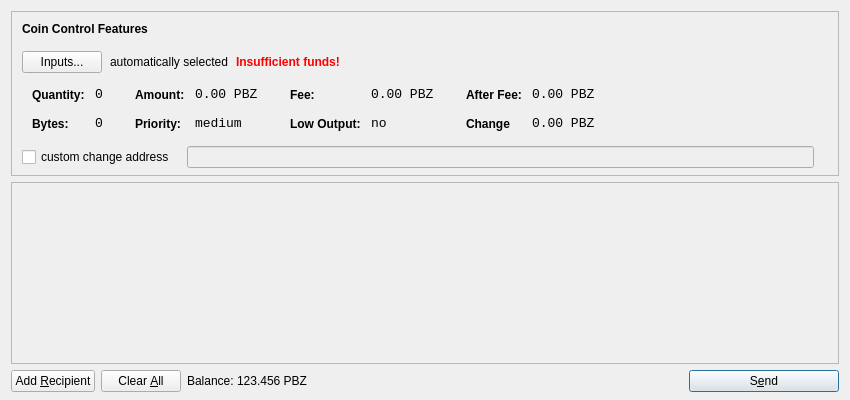
<?xml version="1.0" encoding="UTF-8"?>
<ui version="4.0">
 <class>SendCoinsDialog</class>
 <widget class="QDialog" name="SendCoinsDialog">
  <property name="geometry">
   <rect>
    <x>0</x>
    <y>0</y>
    <width>850</width>
    <height>400</height>
   </rect>
  </property>
  <property name="windowTitle">
   <string>Send Coins</string>
  </property>
  <layout class="QVBoxLayout" name="verticalLayout" stretch="0,1,0">
   <property name="bottomMargin">
    <number>8</number>
   </property>
   <item>
    <widget class="QFrame" name="frameCoinControl">
     <property name="sizePolicy">
      <sizepolicy hsizetype="Expanding" vsizetype="Expanding">
       <horstretch>0</horstretch>
       <verstretch>0</verstretch>
      </sizepolicy>
     </property>
     <property name="maximumSize">
      <size>
       <width>16777215</width>
       <height>16777215</height>
      </size>
     </property>
     <property name="frameShape">
      <enum>QFrame::StyledPanel</enum>
     </property>
     <property name="frameShadow">
      <enum>QFrame::Sunken</enum>
     </property>
     <layout class="QVBoxLayout" name="verticalLayoutCoinControl2">
      <property name="spacing">
       <number>-1</number>
      </property>
      <property name="leftMargin">
       <number>0</number>
      </property>
      <property name="topMargin">
       <number>0</number>
      </property>
      <property name="rightMargin">
       <number>0</number>
      </property>
      <property name="bottomMargin">
       <number>6</number>
      </property>
      <item>
       <layout class="QVBoxLayout" name="verticalLayoutCoinControl" stretch="0,0,0,0,1">
        <property name="spacing">
         <number>0</number>
        </property>
        <property name="leftMargin">
         <number>10</number>
        </property>
        <property name="topMargin">
         <number>10</number>
        </property>
        <item>
         <layout class="QHBoxLayout" name="horizontalLayoutCoinControl1">
          <property name="bottomMargin">
           <number>15</number>
          </property>
          <item>
           <widget class="QLabel" name="labelCoinControlFeatures">
            <property name="sizePolicy">
             <sizepolicy hsizetype="Preferred" vsizetype="Maximum">
              <horstretch>0</horstretch>
              <verstretch>0</verstretch>
             </sizepolicy>
            </property>
            <property name="font">
             <font>
              <weight>75</weight>
              <bold>true</bold>
             </font>
            </property>
            <property name="styleSheet">
             <string notr="true">font-weight:bold;</string>
            </property>
            <property name="text">
             <string>Coin Control Features</string>
            </property>
           </widget>
          </item>
         </layout>
        </item>
        <item>
         <layout class="QHBoxLayout" name="horizontalLayoutCoinControl2" stretch="0,0,0,0">
          <property name="spacing">
           <number>8</number>
          </property>
          <property name="bottomMargin">
           <number>10</number>
          </property>
          <item>
           <widget class="QPushButton" name="pushButtonCoinControl">
            <property name="styleSheet">
             <string notr="true"/>
            </property>
            <property name="text">
             <string>Inputs...</string>
            </property>
           </widget>
          </item>
          <item>
           <widget class="QLabel" name="labelCoinControlAutomaticallySelected">
            <property name="text">
             <string>automatically selected</string>
            </property>
            <property name="margin">
             <number>5</number>
            </property>
           </widget>
          </item>
          <item>
           <widget class="QLabel" name="labelCoinControlInsuffFunds">
            <property name="font">
             <font>
              <weight>75</weight>
              <bold>true</bold>
             </font>
            </property>
            <property name="styleSheet">
             <string notr="true">color:red;font-weight:bold;</string>
            </property>
            <property name="text">
             <string>Insufficient funds!</string>
            </property>
            <property name="margin">
             <number>5</number>
            </property>
           </widget>
          </item>
          <item>
           <spacer name="horizontalSpacerCoinControl">
            <property name="orientation">
             <enum>Qt::Horizontal</enum>
            </property>
            <property name="sizeHint" stdset="0">
             <size>
              <width>40</width>
              <height>1</height>
             </size>
            </property>
           </spacer>
          </item>
         </layout>
        </item>
        <item>
         <widget class="QWidget" name="widgetCoinControl" native="true">
          <property name="sizePolicy">
           <sizepolicy hsizetype="Preferred" vsizetype="Preferred">
            <horstretch>0</horstretch>
            <verstretch>0</verstretch>
           </sizepolicy>
          </property>
          <property name="minimumSize">
           <size>
            <width>0</width>
            <height>0</height>
           </size>
          </property>
          <property name="styleSheet">
           <string notr="true"/>
          </property>
          <layout class="QHBoxLayout" name="horizontalLayoutCoinControl5">
           <property name="margin">
            <number>0</number>
           </property>
           <item>
            <layout class="QHBoxLayout" name="horizontalLayoutCoinControl3" stretch="0,0,0,1">
             <property name="spacing">
              <number>20</number>
             </property>
             <property name="topMargin">
              <number>0</number>
             </property>
             <property name="bottomMargin">
              <number>10</number>
             </property>
             <item>
              <layout class="QFormLayout" name="formLayoutCoinControl1">
               <property name="horizontalSpacing">
                <number>10</number>
               </property>
               <property name="verticalSpacing">
                <number>14</number>
               </property>
               <property name="leftMargin">
                <number>10</number>
               </property>
               <property name="topMargin">
                <number>4</number>
               </property>
               <property name="rightMargin">
                <number>6</number>
               </property>
               <item row="0" column="0">
                <widget class="QLabel" name="labelCoinControlQuantityText">
                 <property name="styleSheet">
                  <string notr="true">font-weight:bold;</string>
                 </property>
                 <property name="text">
                  <string>Quantity:</string>
                 </property>
                 <property name="margin">
                  <number>0</number>
                 </property>
                </widget>
               </item>
               <item row="0" column="1">
                <widget class="QLabel" name="labelCoinControlQuantity">
                 <property name="font">
                  <font>
                   <family>Monospace</family>
                   <pointsize>10</pointsize>
                  </font>
                 </property>
                 <property name="cursor">
                  <cursorShape>IBeamCursor</cursorShape>
                 </property>
                 <property name="contextMenuPolicy">
                  <enum>Qt::ActionsContextMenu</enum>
                 </property>
                 <property name="text">
                  <string>0</string>
                 </property>
                 <property name="margin">
                  <number>0</number>
                 </property>
                 <property name="textInteractionFlags">
                  <set>Qt::LinksAccessibleByMouse|Qt::TextSelectableByKeyboard|Qt::TextSelectableByMouse</set>
                 </property>
                </widget>
               </item>
               <item row="1" column="0">
                <widget class="QLabel" name="labelCoinControlBytesText">
                 <property name="styleSheet">
                  <string notr="true">font-weight:bold;</string>
                 </property>
                 <property name="text">
                  <string>Bytes:</string>
                 </property>
                </widget>
               </item>
               <item row="1" column="1">
                <widget class="QLabel" name="labelCoinControlBytes">
                 <property name="font">
                  <font>
                   <family>Monospace</family>
                   <pointsize>10</pointsize>
                  </font>
                 </property>
                 <property name="cursor">
                  <cursorShape>IBeamCursor</cursorShape>
                 </property>
                 <property name="contextMenuPolicy">
                  <enum>Qt::ActionsContextMenu</enum>
                 </property>
                 <property name="text">
                  <string>0</string>
                 </property>
                 <property name="textInteractionFlags">
                  <set>Qt::LinksAccessibleByMouse|Qt::TextSelectableByKeyboard|Qt::TextSelectableByMouse</set>
                 </property>
                </widget>
               </item>
              </layout>
             </item>
             <item>
              <layout class="QFormLayout" name="formLayoutCoinControl2">
               <property name="horizontalSpacing">
                <number>10</number>
               </property>
               <property name="verticalSpacing">
                <number>14</number>
               </property>
               <property name="leftMargin">
                <number>6</number>
               </property>
               <property name="topMargin">
                <number>4</number>
               </property>
               <property name="rightMargin">
                <number>6</number>
               </property>
               <item row="0" column="0">
                <widget class="QLabel" name="labelCoinControlAmountText">
                 <property name="styleSheet">
                  <string notr="true">font-weight:bold;</string>
                 </property>
                 <property name="text">
                  <string>Amount:</string>
                 </property>
                 <property name="margin">
                  <number>0</number>
                 </property>
                </widget>
               </item>
               <item row="0" column="1">
                <widget class="QLabel" name="labelCoinControlAmount">
                 <property name="font">
                  <font>
                   <family>Monospace</family>
                   <pointsize>10</pointsize>
                  </font>
                 </property>
                 <property name="cursor">
                  <cursorShape>IBeamCursor</cursorShape>
                 </property>
                 <property name="contextMenuPolicy">
                  <enum>Qt::ActionsContextMenu</enum>
                 </property>
                 <property name="text">
                  <string>0.00 PBZ</string>
                 </property>
                 <property name="textInteractionFlags">
                  <set>Qt::LinksAccessibleByMouse|Qt::TextSelectableByKeyboard|Qt::TextSelectableByMouse</set>
                 </property>
                </widget>
               </item>
               <item row="1" column="0">
                <widget class="QLabel" name="labelCoinControlPriorityText">
                 <property name="styleSheet">
                  <string notr="true">font-weight:bold;</string>
                 </property>
                 <property name="text">
                  <string>Priority:</string>
                 </property>
                </widget>
               </item>
               <item row="1" column="1">
                <widget class="QLabel" name="labelCoinControlPriority">
                 <property name="font">
                  <font>
                   <family>Monospace</family>
                   <pointsize>10</pointsize>
                  </font>
                 </property>
                 <property name="cursor">
                  <cursorShape>IBeamCursor</cursorShape>
                 </property>
                 <property name="contextMenuPolicy">
                  <enum>Qt::ActionsContextMenu</enum>
                 </property>
                 <property name="text">
                  <string>medium</string>
                 </property>
                 <property name="textInteractionFlags">
                  <set>Qt::LinksAccessibleByMouse|Qt::TextSelectableByKeyboard|Qt::TextSelectableByMouse</set>
                 </property>
                </widget>
               </item>
              </layout>
             </item>
             <item>
              <layout class="QFormLayout" name="formLayoutCoinControl3">
               <property name="horizontalSpacing">
                <number>10</number>
               </property>
               <property name="verticalSpacing">
                <number>14</number>
               </property>
               <property name="leftMargin">
                <number>6</number>
               </property>
               <property name="topMargin">
                <number>4</number>
               </property>
               <property name="rightMargin">
                <number>6</number>
               </property>
               <item row="0" column="0">
                <widget class="QLabel" name="labelCoinControlFeeText">
                 <property name="styleSheet">
                  <string notr="true">font-weight:bold;</string>
                 </property>
                 <property name="text">
                  <string>Fee:</string>
                 </property>
                 <property name="margin">
                  <number>0</number>
                 </property>
                </widget>
               </item>
               <item row="0" column="1">
                <widget class="QLabel" name="labelCoinControlFee">
                 <property name="font">
                  <font>
                   <family>Monospace</family>
                   <pointsize>10</pointsize>
                  </font>
                 </property>
                 <property name="cursor">
                  <cursorShape>IBeamCursor</cursorShape>
                 </property>
                 <property name="contextMenuPolicy">
                  <enum>Qt::ActionsContextMenu</enum>
                 </property>
                 <property name="text">
                  <string>0.00 PBZ</string>
                 </property>
                 <property name="textInteractionFlags">
                  <set>Qt::LinksAccessibleByMouse|Qt::TextSelectableByKeyboard|Qt::TextSelectableByMouse</set>
                 </property>
                </widget>
               </item>
               <item row="1" column="0">
                <widget class="QLabel" name="labelCoinControlLowOutputText">
                 <property name="styleSheet">
                  <string notr="true">font-weight:bold;</string>
                 </property>
                 <property name="text">
                  <string>Low Output:</string>
                 </property>
                </widget>
               </item>
               <item row="1" column="1">
                <widget class="QLabel" name="labelCoinControlLowOutput">
                 <property name="font">
                  <font>
                   <family>Monospace</family>
                   <pointsize>10</pointsize>
                  </font>
                 </property>
                 <property name="cursor">
                  <cursorShape>IBeamCursor</cursorShape>
                 </property>
                 <property name="contextMenuPolicy">
                  <enum>Qt::ActionsContextMenu</enum>
                 </property>
                 <property name="text">
                  <string>no</string>
                 </property>
                 <property name="textInteractionFlags">
                  <set>Qt::LinksAccessibleByMouse|Qt::TextSelectableByKeyboard|Qt::TextSelectableByMouse</set>
                 </property>
                </widget>
               </item>
              </layout>
             </item>
             <item>
              <layout class="QFormLayout" name="formLayoutCoinControl4">
               <property name="horizontalSpacing">
                <number>10</number>
               </property>
               <property name="verticalSpacing">
                <number>14</number>
               </property>
               <property name="leftMargin">
                <number>6</number>
               </property>
               <property name="topMargin">
                <number>4</number>
               </property>
               <property name="rightMargin">
                <number>6</number>
               </property>
               <item row="0" column="0">
                <widget class="QLabel" name="labelCoinControlAfterFeeText">
                 <property name="styleSheet">
                  <string notr="true">font-weight:bold;</string>
                 </property>
                 <property name="text">
                  <string>After Fee:</string>
                 </property>
                 <property name="margin">
                  <number>0</number>
                 </property>
                </widget>
               </item>
               <item row="0" column="1">
                <widget class="QLabel" name="labelCoinControlAfterFee">
                 <property name="font">
                  <font>
                   <family>Monospace</family>
                   <pointsize>10</pointsize>
                  </font>
                 </property>
                 <property name="cursor">
                  <cursorShape>IBeamCursor</cursorShape>
                 </property>
                 <property name="contextMenuPolicy">
                  <enum>Qt::ActionsContextMenu</enum>
                 </property>
                 <property name="text">
                  <string>0.00 PBZ</string>
                 </property>
                 <property name="textInteractionFlags">
                  <set>Qt::LinksAccessibleByMouse|Qt::TextSelectableByKeyboard|Qt::TextSelectableByMouse</set>
                 </property>
                </widget>
               </item>
               <item row="1" column="0">
                <widget class="QLabel" name="labelCoinControlChangeText">
                 <property name="styleSheet">
                  <string notr="true">font-weight:bold;</string>
                 </property>
                 <property name="text">
                  <string>Change</string>
                 </property>
                </widget>
               </item>
               <item row="1" column="1">
                <widget class="QLabel" name="labelCoinControlChange">
                 <property name="font">
                  <font>
                   <family>Monospace</family>
                   <pointsize>10</pointsize>
                  </font>
                 </property>
                 <property name="cursor">
                  <cursorShape>IBeamCursor</cursorShape>
                 </property>
                 <property name="contextMenuPolicy">
                  <enum>Qt::ActionsContextMenu</enum>
                 </property>
                 <property name="text">
                  <string>0.00 PBZ</string>
                 </property>
                 <property name="textInteractionFlags">
                  <set>Qt::LinksAccessibleByMouse|Qt::TextSelectableByKeyboard|Qt::TextSelectableByMouse</set>
                 </property>
                </widget>
               </item>
              </layout>
             </item>
            </layout>
           </item>
          </layout>
         </widget>
        </item>
        <item>
         <layout class="QHBoxLayout" name="horizontalLayoutCoinControl4" stretch="0,0,0">
          <property name="spacing">
           <number>12</number>
          </property>
          <property name="sizeConstraint">
           <enum>QLayout::SetDefaultConstraint</enum>
          </property>
          <property name="topMargin">
           <number>5</number>
          </property>
          <property name="rightMargin">
           <number>5</number>
          </property>
          <item>
           <widget class="QCheckBox" name="checkBoxCoinControlChange">
            <property name="text">
             <string>custom change address</string>
            </property>
           </widget>
          </item>
          <item>
           <widget class="QLineEdit" name="lineEditCoinControlChange">
            <property name="enabled">
             <bool>false</bool>
            </property>
            <property name="sizePolicy">
             <sizepolicy hsizetype="Expanding" vsizetype="Fixed">
              <horstretch>0</horstretch>
              <verstretch>0</verstretch>
             </sizepolicy>
            </property>
           </widget>
          </item>
          <item>
           <widget class="QLabel" name="labelCoinControlChangeLabel">
            <property name="sizePolicy">
             <sizepolicy hsizetype="Preferred" vsizetype="Expanding">
              <horstretch>0</horstretch>
              <verstretch>0</verstretch>
             </sizepolicy>
            </property>
            <property name="minimumSize">
             <size>
              <width>0</width>
              <height>0</height>
             </size>
            </property>
            <property name="text">
             <string/>
            </property>
            <property name="margin">
             <number>3</number>
            </property>
           </widget>
          </item>
         </layout>
        </item>
        <item>
         <spacer name="verticalSpacerCoinControl">
          <property name="orientation">
           <enum>Qt::Vertical</enum>
          </property>
          <property name="sizeHint" stdset="0">
           <size>
            <width>800</width>
            <height>1</height>
           </size>
          </property>
         </spacer>
        </item>
       </layout>
      </item>
     </layout>
    </widget>
   </item>
   <item>
    <widget class="QScrollArea" name="scrollArea">
     <property name="widgetResizable">
      <bool>true</bool>
     </property>
     <widget class="QWidget" name="scrollAreaWidgetContents">
      <property name="geometry">
       <rect>
        <x>0</x>
        <y>0</y>
        <width>830</width>
        <height>165</height>
       </rect>
      </property>
      <layout class="QVBoxLayout" name="verticalLayout_2">
       <property name="margin">
        <number>0</number>
       </property>
       <item>
        <layout class="QVBoxLayout" name="entries">
         <property name="spacing">
          <number>6</number>
         </property>
        </layout>
       </item>
       <item>
        <spacer name="verticalSpacer">
         <property name="orientation">
          <enum>Qt::Vertical</enum>
         </property>
         <property name="sizeHint" stdset="0">
          <size>
           <width>20</width>
           <height>40</height>
          </size>
         </property>
        </spacer>
       </item>
      </layout>
     </widget>
    </widget>
   </item>
   <item>
    <layout class="QHBoxLayout" name="horizontalLayout">
     <item>
      <widget class="QPushButton" name="addButton">
       <property name="toolTip">
        <string>Send to multiple recipients at once</string>
       </property>
       <property name="text">
        <string>Add &amp;Recipient</string>
       </property>
       <property name="icon">
        <iconset resource="../bitcoin.qrc">
         <normaloff>:/icons/add</normaloff>:/icons/add</iconset>
       </property>
       <property name="autoDefault">
        <bool>false</bool>
       </property>
      </widget>
     </item>
     <item>
      <widget class="QPushButton" name="clearButton">
       <property name="sizePolicy">
        <sizepolicy hsizetype="Minimum" vsizetype="Fixed">
         <horstretch>0</horstretch>
         <verstretch>0</verstretch>
        </sizepolicy>
       </property>
       <property name="toolTip">
        <string>Remove all transaction fields</string>
       </property>
       <property name="text">
        <string>Clear &amp;All</string>
       </property>
       <property name="icon">
        <iconset resource="../bitcoin.qrc">
         <normaloff>:/icons/remove</normaloff>:/icons/remove</iconset>
       </property>
       <property name="autoRepeatDelay">
        <number>300</number>
       </property>
       <property name="autoDefault">
        <bool>false</bool>
       </property>
      </widget>
     </item>
     <item>
      <layout class="QHBoxLayout" name="horizontalLayout_2">
       <property name="spacing">
        <number>3</number>
       </property>
       <item>
        <widget class="QLabel" name="label">
         <property name="sizePolicy">
          <sizepolicy hsizetype="Preferred" vsizetype="Fixed">
           <horstretch>0</horstretch>
           <verstretch>0</verstretch>
          </sizepolicy>
         </property>
         <property name="text">
          <string>Balance:</string>
         </property>
        </widget>
       </item>
       <item>
        <widget class="QLabel" name="labelBalance">
         <property name="sizePolicy">
          <sizepolicy hsizetype="Preferred" vsizetype="Fixed">
           <horstretch>0</horstretch>
           <verstretch>0</verstretch>
          </sizepolicy>
         </property>
         <property name="cursor">
          <cursorShape>IBeamCursor</cursorShape>
         </property>
         <property name="text">
          <string>123.456 PBZ</string>
         </property>
         <property name="textInteractionFlags">
          <set>Qt::LinksAccessibleByMouse|Qt::TextSelectableByKeyboard|Qt::TextSelectableByMouse</set>
         </property>
        </widget>
       </item>
      </layout>
     </item>
     <item>
      <spacer name="horizontalSpacer">
       <property name="orientation">
        <enum>Qt::Horizontal</enum>
       </property>
       <property name="sizeHint" stdset="0">
        <size>
         <width>40</width>
         <height>20</height>
        </size>
       </property>
      </spacer>
     </item>
     <item>
      <widget class="QPushButton" name="sendButton">
       <property name="minimumSize">
        <size>
         <width>150</width>
         <height>0</height>
        </size>
       </property>
       <property name="toolTip">
        <string>Confirm the send action</string>
       </property>
       <property name="text">
        <string>S&amp;end</string>
       </property>
       <property name="icon">
        <iconset resource="../bitcoin.qrc">
         <normaloff>:/icons/send</normaloff>:/icons/send</iconset>
       </property>
       <property name="default">
        <bool>true</bool>
       </property>
      </widget>
     </item>
    </layout>
   </item>
  </layout>
 </widget>
 <resources>
  <include location="../bitcoin.qrc"/>
 </resources>
 <connections/>
</ui>
